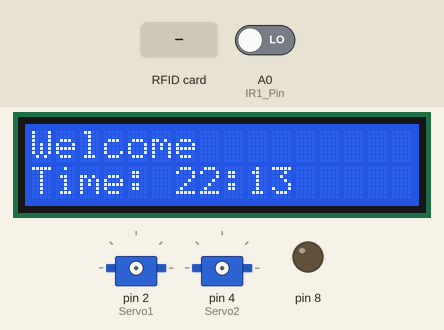
Bench run of a sketch on a simulated Arduino Uno, built with avr-gcc and run on an emulated ATmega328P. Parts: 16×2 character LCD, 2 × servo, output pins drawn as LEDs (lit = HIGH). The inputs (shaded band) are chosen by the test bench; at power-on: A0 (IR1_Pin) LOW. The local clock reads 2024-03-15 10:24:30 at power-on unless the sketch sets it; pins used as bus, display or sensor lines are not drawn; what the sketch prints to the serial monitor is not drawn.

Above: at 1.3 s.
1.4 s: RFID card B3 9B 04 1A held to the reader
At 2.1 s:
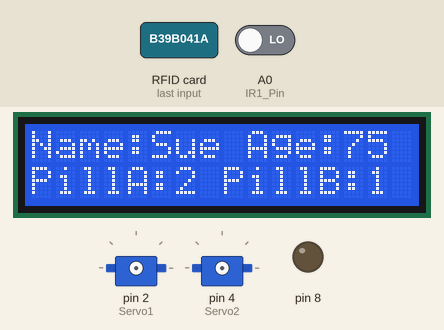
At 7.5 s:
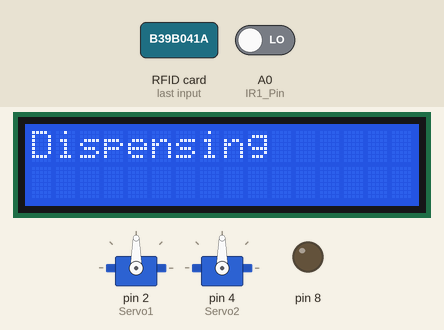
Timing chart, 0 to 8.9 s (numbered marks = the images above; inputs shaded):
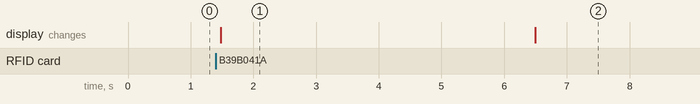

Measured:
- after the input at 1.4 s, the display: changes after 0.08 s (image 1)
- what the display in image 1 shows lasts 5.0 s, from 1.5 s to 6.5 s

The sketch:

RFID.ino
```cpp
#include <SPI.h>
#include <MFRC522.h>
#include <RTClib.h>
#include <Wire.h>
#include <LiquidCrystal_I2C.h>
#include <Servo.h>

void readData(int c);
void displayData(int dataIndex);
void printDateTime(DateTime dt);
void dispense(int number);

#define SS_PIN 10
#define RST_PIN 9
#define IR1_Pin  A0
#define IR2_Pin  A1


Servo Servo1;
Servo Servo2;
LiquidCrystal_I2C lcd(0x27, 16, 2);
MFRC522 mfrc522(SS_PIN, RST_PIN); // Create MFRC522 instance.
RTC_DS1307 rtc;
int r = 0;
const int numRows = 3;
const int numCols = 5;
char myArray[numRows][numCols][20] =
{
  // added time column that will update based on when card is read
  "Sue", "75", "2", "1", "00:00:00",
  "Ann", "70", "5", "3", "00:00:00",
  "Bob", "169", "7", "3", "00:00:00"
};

char daysOfTheWeek[7][12] =
{
  "Sunday",
  "Monday",
  "Tuesday",
  "Wednesday",
  "Thursday",
  "Friday",
  "Saturday"
};

void setup()
{
  Serial.begin(9600); // Initiate a serial communication
  SPI.begin();        // Initiate SPI bus
  mfrc522.PCD_Init(); // Initiate MFRC522
  Serial.println("Approximate your card to the reader...");
  Serial.println();
  Wire.begin();
  rtc.begin();
  rtc.adjust(DateTime(F(__DATE__), F(__TIME__))); // Set the initial date and time based on compilation timestamp
  DateTime now = rtc.now();
  printDateTime(now);
  lcd.begin(16, 2);
  lcd.backlight();
  lcd.clear();
  pinMode(8, OUTPUT);
  Serial.println("go to looopppppp");
}

void loop()
{
  DateTime now = rtc.now();
  digitalWrite(8, LOW);
  lcd.clear();
  lcd.setCursor(0, 0);
  lcd.print("Welcome");
  lcd.setCursor(0, 1);
  lcd.print("Time: ");
  lcd.print(now.hour());
  lcd.print(':');
  lcd.print(now.minute());
  //  lcd.print(':');
  //  lcd.println(now.second());

  if ( now.hour() == 18 && now.minute() == 50)
  {
    digitalWrite(8, HIGH);
    int pinState = digitalRead(8);
    Serial.print(pinState);
  }
  // Look for new cards
  if (!mfrc522.PICC_IsNewCardPresent())
  {
    return;
  }
  // Select one of the cards
  if (!mfrc522.PICC_ReadCardSerial())
  {
    Serial.println("cannot read serial");
    return;
  }
  //Show UID on serial monitor
  Serial.println();
  //Serial.print("UID tag :");
  String content = "";
  byte letter;
  for (byte i = 0; i < mfrc522.uid.size; i++)
  {
    Serial.print(mfrc522.uid.uidByte[i] < 0x10 ? " 0" : " ");
    Serial.print(mfrc522.uid.uidByte[i], HEX);
    content.concat(String(mfrc522.uid.uidByte[i] < 0x10 ? " 0" : " "));
    content.concat(String(mfrc522.uid.uidByte[i], HEX));
  }
  Serial.println();
  //Serial.print("Message : ");
  content.toUpperCase();
  if (content.substring(1) == "B3 9B 04 1A" && now.hour() > 16)
  {
    r = 1;
  }
  else if (content.substring(1) == "83 17 E4 11" && now.hour() == 11)
  {
    r = 2;
  }
  else if (content.substring(1) == "63 6F D0 0D")
  {
    r = 3;
  }
  else if (content.substring(1) == "53 8D 8D F4") // master card
  {
    r = 4;
  }
  else
  {
    lcd.clear();
    lcd.print("Wrong Card");
    delay(1000);
    return;
  }
  readData(r);

  //  mfrc522.PICC_HaltA();
  //  mfrc522.PCD_StopCrypto1();
}

void readData(int c)
{
  DateTime now = rtc.now();
  int dataIndex;
  // Determine the index in myArray based on the case or identifier
  if (c == 1 || c == 2 || c == 3)
    dataIndex = 0;
  if (c == 4)
    dataIndex = 3;
  // Updates the array value for time
  sprintf(myArray[dataIndex][4], "%02d:%02d:%02d", now.hour(), now.minute(), now.second());
  Serial.print("Heres the data you requested:");
  Serial.println();
  displayData(dataIndex);
  delay(1000); // Delay to avoid multiple reads for the same card
}

void displayData(int dataIndex)
{
  Serial.println();
  if (dataIndex == 0)
  {
    digitalWrite(8, LOW);
    lcd.clear();
    lcd.setCursor(0, 0);
    lcd.print("Name:");
    lcd.print(myArray[r - 1][0]);
    lcd.print(" ");
    lcd.print("Age:");
    lcd.print(myArray[r - 1][1]);
    lcd.setCursor(0, 1);
    lcd.print("PillA:");
    lcd.print(myArray[r - 1][2]);
    lcd.print(" ");
    lcd.print("PillB:");
    lcd.print(myArray[r - 1][3]);
    delay(5000);
    Serial.println("Access Granted");
    lcd.clear();
    lcd.print("Dispensing");
    int X;
    for ( X = 0; X < atoi(myArray[r - 1][2]); X++)
    {
      Serial.print("Im in the loop");
      dispense(1);
      delay(500);
    }
    delay(5000);
    digitalWrite(8, HIGH);
    int pinState = digitalRead(8);
    Serial.println(pinState);


    //      int Y;
    //      for ( Y = 0; Y < atoi(myArray[r - 1][3]); Y++) // Instead row of the array and loop dispense function to output for the anount specidified within the array
    //      {
    //        dispense(2);
    //      }
  }
  if (dataIndex == 3)
  {
    lcd.clear();
    lcd.print(" Hello Nurse");

    Serial.println("Summary");
    for (int i = 0; i < numRows; i++)
    {
      for (int j = 0; j < numCols; j++)
      {
        Serial.print(myArray[i][j]);
        Serial.print("\t");  // Add a tab for better formatting
      }
      Serial.println();  // Move to the next line after printing each row
    }
    Serial.println("End");
  }
}

void printDateTime(DateTime dt)
{
  Serial.print(dt.day());
  Serial.print('/');
  Serial.print(dt.month());
  Serial.print('/');
  Serial.print(dt.year());
  Serial.print(" (");
  Serial.print(daysOfTheWeek[dt.dayOfTheWeek()]);
  Serial.print(") ");
  Serial.print(dt.hour());
  Serial.print(':');
  Serial.print(dt.minute());
  Serial.print(':');
  Serial.println(dt.second());
}

void dispense(int number)
{
  char c;
  Servo1.attach(2);//connect pin 9 with the control line(the middle line of Servo)
  Servo2.attach(4);
  int IRPIN;
  Servo SERVOPIN;
  if (number == 1) {
    IRPIN = IR1_Pin;
    SERVOPIN = Servo1;
  } else {
    IRPIN = IR1_Pin;
    SERVOPIN = Servo2;
  }
  int cur = millis();
  int target = cur + 1000;
  int dir = true;
  while (!digitalRead(IRPIN))

  {
    cur = millis();
    if (dir) {
      SERVOPIN.write(((float)(target - cur) / 4.0)); // move servos to center position -> 60°
    } else {
      SERVOPIN.write(180 - ((float)(target - cur) / 4.0)); // move servos to center position -> 90°
    }
    if (cur > target) {
      dir = !dir;
      target = cur + 1000;
    }
  }
  Servo1.detach();
  Servo2.detach();
  SERVOPIN.detach();
  Serial.println("Done dispensing");
}
```
